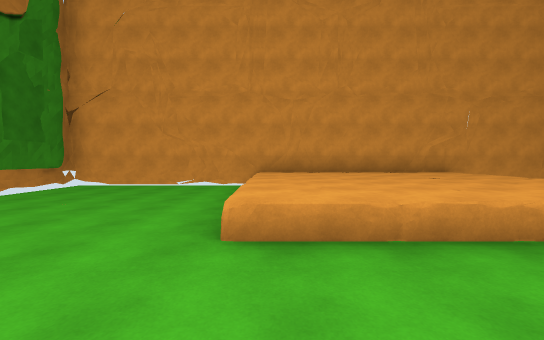
View 1 (above)

12 first-person views from a walk through a scene from a Unity 3-D project. The camera is 1.5 m above the floor, tilts 2° down and sees 90° across. The floor is counted in squares, 2 m on a side. Each view is taken from the middle of a square. On the plan, view 1 faces up. The plan holds only what a view shows up to about 10 squares ahead; the rest is blank. The place goes on beyond the plan. The player character is not drawn.

View 2
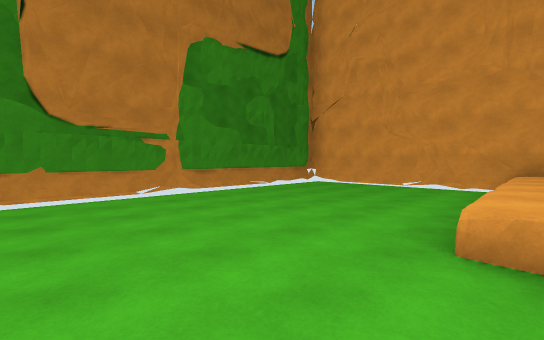

View 3
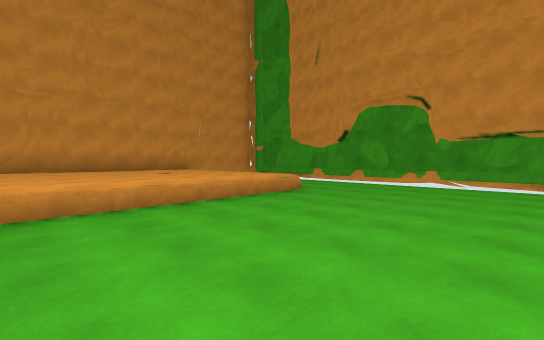

View 4
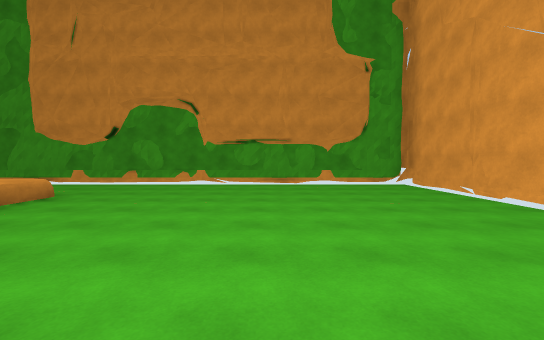

View 5
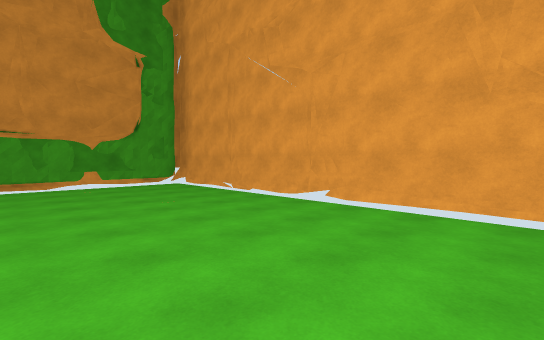

View 6
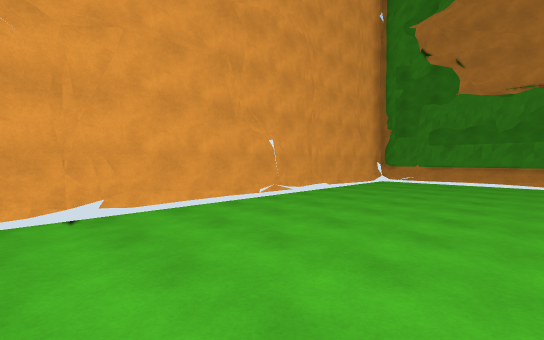

View 7
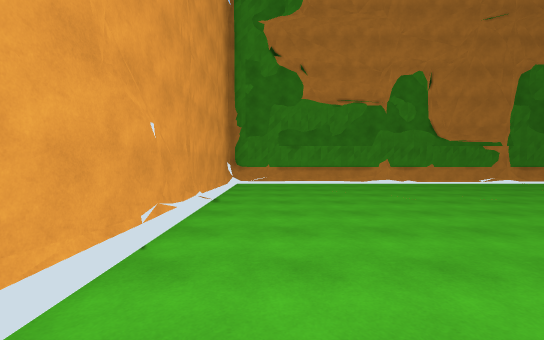

View 8
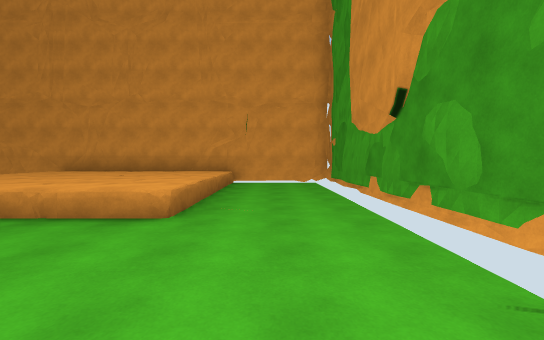

View 9
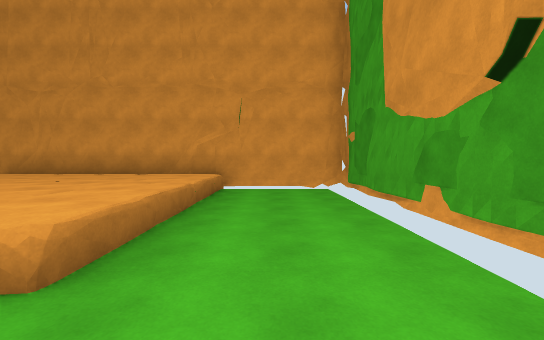

View 10
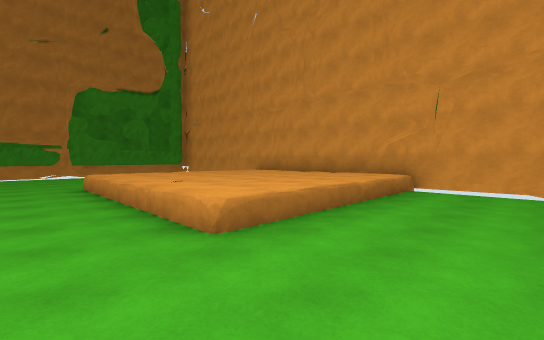

View 11
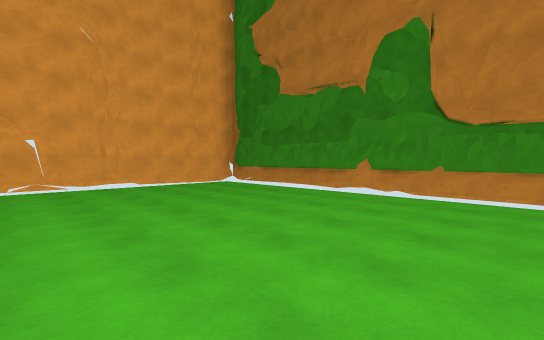

View 12
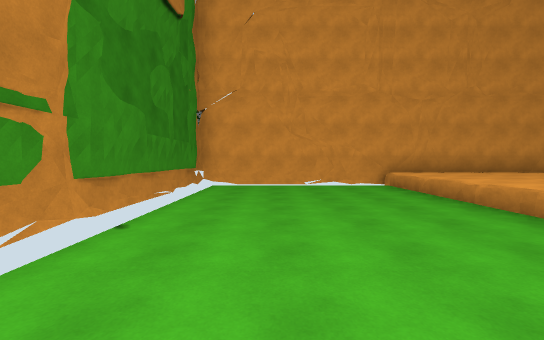

### Floor plan
Key: @ floor where view 1 was taken; # wall or solid block; x gap in a wall; . floor; = window, fence, low wall or low ledge; ^ raised ledge.
Columns run from 6 left of view 1 to 9 right of it. Each row starts with its distance up from view 1.
  9 ################
  8 #...x.^^^^^^...#
  7 #.....=###^=...#
  6 #.....=#####=..#
  5 #... .=####=...#
  4 #.....=##^#=...#
  3 # ....====##=..#
  2 #.. . ....  ...#
  1 #..............#
  0 #.....@....... #
 -1 # .. .... .....#
 -2 #..............#
 -3 #.... ........ #
 -4 #........ .... #
 -5 #..............#
 -6 #......... ....#
 -7 ################

Where each view was taken, in squares from view 1:
view 1: 0 up, 0 right, facing up
view 2: 0 up, 0 right, facing up-left
view 3: 2 down, 0 right, facing up-right
view 4: 2 down, 0 right, facing right
view 5: 2 down, 0 right, facing down-right
view 6: 2 down, 4 right, facing down-left
view 7: 5 down, 3 right, facing left
view 8: 1 down, 7 right, facing up
view 9: 1 up, 7 right, facing up
view 10: 1 up, 8 right, facing up-left
view 11: 2 up, 0 right, facing down-left
view 12: 0 up, 4 left, facing up
